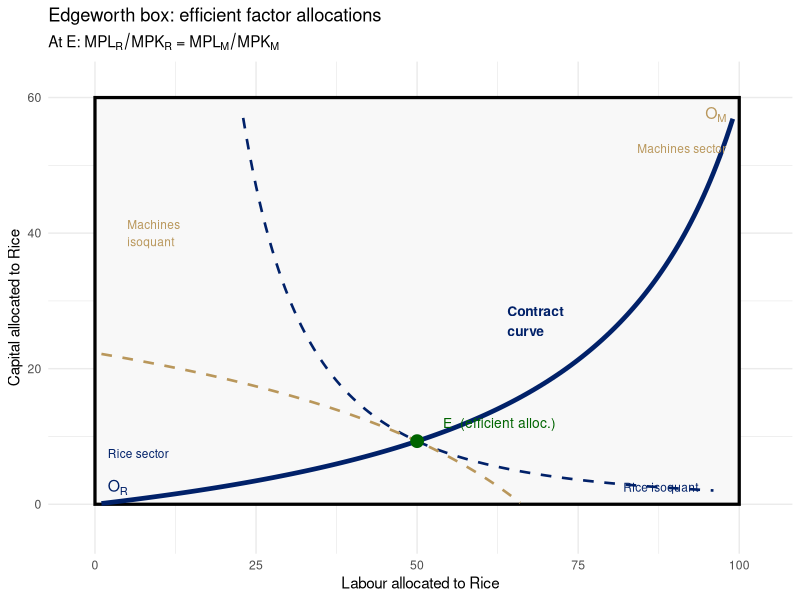
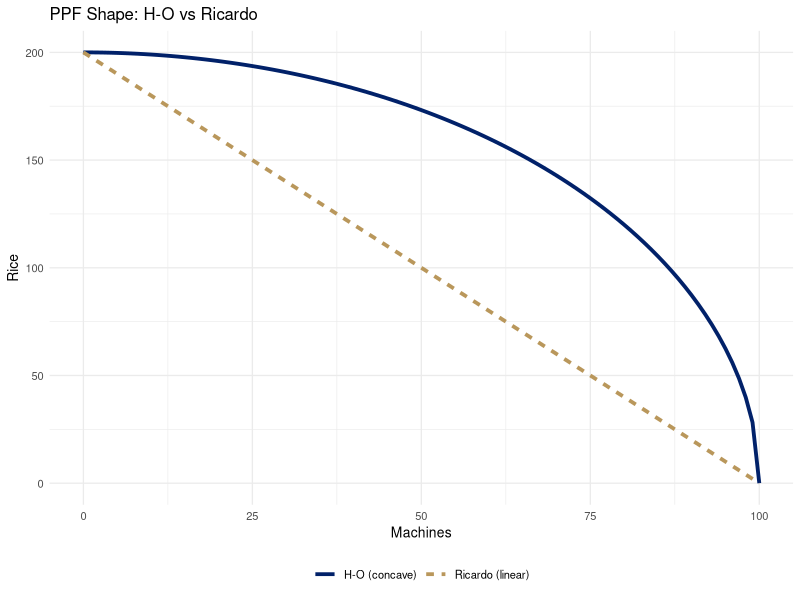
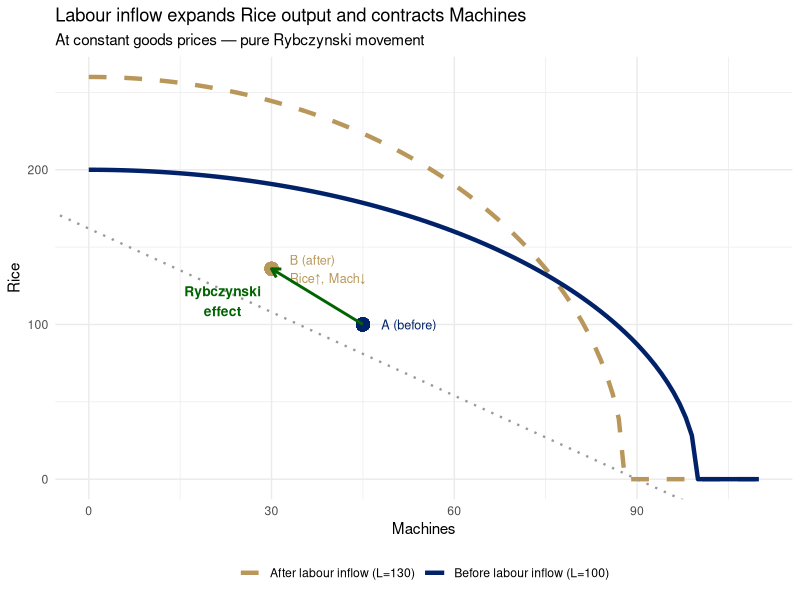
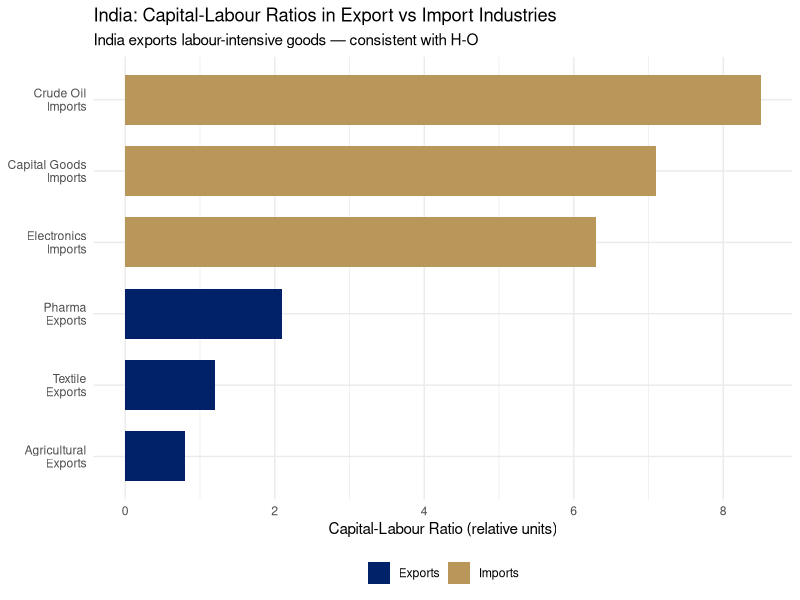
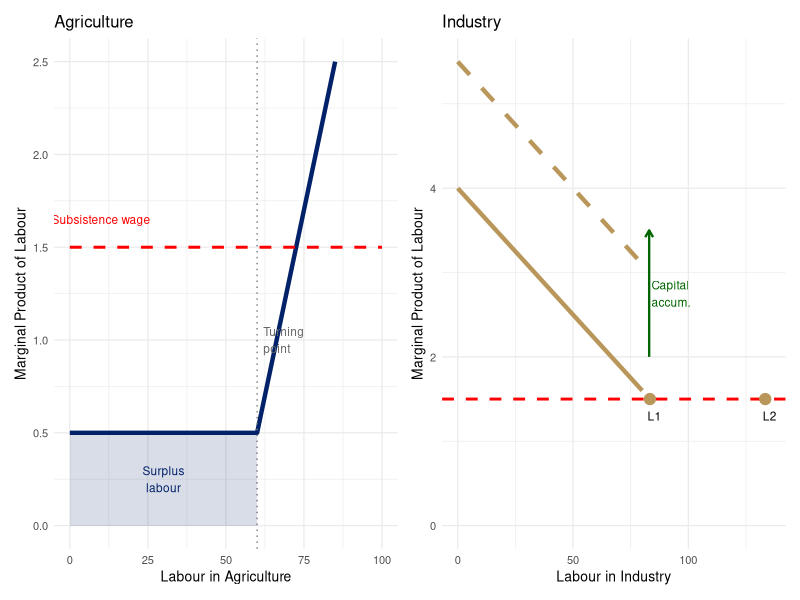

Source code (R) for these figures, in order:
## ---- chunk 1
#| label: setup
#| include: false
library(ggplot2)
library(patchwork)
library(dplyr)
library(scales)
options(scipen=999)
theme_set(theme_minimal(base_size=11))
knitr::opts_chunk$set(echo = knitr::is_html_output())
## ---- chunk 2
#| label: fig-edgeworth
#| fig-cap: "Edgeworth Box: Efficient Factor Allocation Between Rice and Machines\nSource: Author's illustration."
#| fig-width: 7
#| fig-height: 5
library(ggplot2)

# Box: total Labour = 100, total Capital = 60
# Rice:     Q_R = L_R^0.7 * K_R^0.3  (labour-intensive)
# Machines: Q_M = L_M^0.3 * K_M^0.7  (capital-intensive)
# Contract curve from MRTS_R = MRTS_M => K_R = 540*L_R / (4900 - 40*L_R)
L_cc <- seq(1, 99, by = 0.5)
K_cc <- 540 * L_cc / (4900 - 40 * L_cc)

# Point E exactly on the contract curve at L_R = 50
L_E <- 50
K_E <- 540 * L_E / (4900 - 40 * L_E)   # = 9.31

# Rice isoquant through E
Q_R_E <- L_E^0.7 * K_E^0.3
iL_R  <- seq(23, 96, by = 0.5)
iK_R  <- (Q_R_E / iL_R^0.7)^(1 / 0.3)
df_R  <- subset(data.frame(L = iL_R, K = iK_R), K >= 0 & K <= 60)

# Machines isoquant through E (drawn in original coords)
Q_M_E <- (100 - L_E)^0.3 * (60 - K_E)^0.7
iLM   <- seq(34, 99, by = 0.5)
iKM   <- (Q_M_E / iLM^0.3)^(1 / 0.7)
df_M  <- subset(data.frame(L = 100 - iLM, K = 60 - iKM),
                K >= 0 & K <= 60 & L >= 0 & L <= 100)

ggplot() +
  annotate("rect", xmin = 0, xmax = 100, ymin = 0, ymax = 60,
           fill = "#f8f8f8", color = "black", linewidth = 1.1) +
  # Isoquants
  geom_line(data = df_R, aes(x = L, y = K),
            color = "#012169", linewidth = 0.9, linetype = "dashed") +
  geom_line(data = df_M, aes(x = L, y = K),
            color = "#B9975B", linewidth = 0.9, linetype = "dashed") +
  # Contract curve
  geom_line(data = data.frame(L = L_cc, K = K_cc), aes(x = L, y = K),
            color = "#012169", linewidth = 1.6) +
  # Efficient allocation E
  geom_point(aes(x = L_E, y = K_E), size = 4, color = "darkgreen") +
  annotate("text", x = 54, y = 12, hjust = 0, size = 3.5,
           label = "E  (efficient alloc.)", color = "darkgreen") +
  # Rice origin
  annotate("text", x = 2, y = 2.5, hjust = 0, size = 4, fontface = "bold",
           label = "O[R]", parse = TRUE, color = "#012169") +
  annotate("text", x = 2, y = 7.5, hjust = 0, size = 3,
           label = "Rice sector", color = "#012169") +
  # Machines origin
  annotate("text", x = 98, y = 57.5, hjust = 1, size = 4, fontface = "bold",
           label = "O[M]", parse = TRUE, color = "#B9975B") +
  annotate("text", x = 98, y = 52.5, hjust = 1, size = 3,
           label = "Machines sector", color = "#B9975B") +
  # Isoquant labels
  annotate("text", x = 82, y = 2.5, hjust = 0, size = 3,
           label = "Rice isoquant", color = "#012169") +
  annotate("text", x = 5, y = 40, hjust = 0, size = 3,
           label = "Machines\nisoquant", color = "#B9975B") +
  # Contract curve label
  annotate("text", x = 64, y = 27, hjust = 0, size = 3.5, fontface = "bold",
           label = "Contract\ncurve", color = "#012169") +
  labs(
    title    = "Edgeworth box: efficient factor allocations",
    subtitle = expression(paste("At E: ", MPL[R]/MPK[R], " = ", MPL[M]/MPK[M])),
    x        = "Labour allocated to Rice",
    y        = "Capital allocated to Rice"
  ) +
  coord_cartesian(xlim = c(-2, 103), ylim = c(-4, 62)) +
  theme_minimal(base_size = 11)
## ---- chunk 3
#| fig-width: 5
#| fig-height: 4
library(ggplot2)

M_seq <- seq(0, 100, by=1)
R_HO  <- 200 * sqrt(1 - (M_seq/100)^2)  # concave (H-O)
R_Ric <- 200 - 2*M_seq                    # linear (Ricardo)
R_Ric <- pmax(0, R_Ric)

df_ppf2 <- data.frame(
  M = c(M_seq, M_seq),
  R = c(R_HO, R_Ric),
  model = rep(c("H-O (concave)", "Ricardo (linear)"), each=101)
)

ggplot(df_ppf2, aes(x=M, y=R, color=model, linetype=model)) +
  geom_line(linewidth=1.3) +
  scale_color_manual(values=c("H-O (concave)"="#012169",
                               "Ricardo (linear)"="#B9975B")) +
  labs(title="PPF Shape: H-O vs Ricardo",
       x="Machines", y="Rice", color=NULL, linetype=NULL) +
  theme_minimal(base_size=10) +
  theme(legend.position="bottom")
## ---- chunk 4
#| label: fig-rybczynski
#| fig-cap: "Rybczynski Effect: Labour Inflow Shifts PPF\nSource: Author's illustration."
#| fig-width: 7
#| fig-height: 5
library(ggplot2)

M_seq       <- seq(0, 110, by=1)
rice_before <- pmax(0, 200 * sqrt(pmax(0, 1 - (M_seq/100)^2)))
rice_after  <- pmax(0, 260 * sqrt(pmax(0, 1 - (M_seq/88)^2)))

df_ryb <- data.frame(
  M    = c(M_seq, M_seq),
  Rice = c(rice_before, rice_after),
  period = rep(c("Before labour inflow (L=100)",
                 "After labour inflow (L=130)"), each=length(M_seq))
)

ggplot(df_ryb, aes(x=M, y=Rice, color=period, linetype=period)) +
  geom_line(linewidth=1.5) +
  # Price line (slope = constant P_R/P_M)
  geom_abline(slope=-1.8, intercept=162, color="grey60",
              linetype="dotted", linewidth=0.8) +
  # Point A (before)
  geom_point(aes(x=45, y=100), inherit.aes=FALSE,
             color="#012169", size=4) +
  annotate("text", x=48, y=100, label="A (before)",
           hjust=0, size=3.2, color="#012169") +
  # Point B (after) — same price line, more Rice, less M
  geom_point(aes(x=30, y=136), inherit.aes=FALSE,
             color="#B9975B", size=4) +
  annotate("text", x=33, y=136, label="B (after)\nRice↑, Mach↓",
           hjust=0, size=3.2, color="#B9975B") +
  annotate("segment", x=45, y=100, xend=30, yend=136,
           arrow=arrow(length=unit(0.25,"cm")),
           color="darkgreen", linewidth=1) +
  annotate("text", x=22, y=115,
           label="Rybczynski\neffect", color="darkgreen",
           size=3.5, hjust=0.5, fontface="bold") +
  scale_color_manual(values=c(
    "Before labour inflow (L=100)"="#012169",
    "After labour inflow (L=130)" ="#B9975B")) +
  scale_linetype_manual(values=c(
    "Before labour inflow (L=100)"="solid",
    "After labour inflow (L=130)" ="dashed")) +
  labs(title="Labour inflow expands Rice output and contracts Machines",
       subtitle="At constant goods prices — pure Rybczynski movement",
       x="Machines", y="Rice", color=NULL, linetype=NULL) +
  theme_minimal(base_size=11) +
  theme(legend.position="bottom")
## ---- chunk 5
#| label: fig-leontief
#| fig-cap: "Factor Intensity of India's Exports vs Imports (illustrative)\nSource: Author's illustration based on DGCI&S / World Bank data."
#| fig-width: 8
#| fig-height: 4.5
library(ggplot2)

df_leo <- data.frame(
  category = c("Agricultural\nExports", "Textile\nExports",
                "Pharma\nExports", "Capital Goods\nImports",
                "Electronics\nImports", "Crude Oil\nImports"),
  KL_ratio = c(0.8, 1.2, 2.1, 7.1, 6.3, 8.5),
  type = c("Exports","Exports","Exports","Imports","Imports","Imports")
)
df_leo$category <- factor(df_leo$category,
                           levels=df_leo$category[order(df_leo$KL_ratio)])

ggplot(df_leo, aes(x=category, y=KL_ratio, fill=type)) +
  geom_col(width=0.7) +
  scale_fill_manual(values=c("Exports"="#012169", "Imports"="#B9975B")) +
  coord_flip() +
  labs(title="India: Capital-Labour Ratios in Export vs Import Industries",
       subtitle="India exports labour-intensive goods — consistent with H-O",
       x=NULL, y="Capital-Labour Ratio (relative units)", fill=NULL) +
  theme_minimal(base_size=11) +
  theme(legend.position="bottom")
## ---- chunk 6
#| label: fig-lewis
#| fig-cap: "Lewis Model: Surplus Labour Transfer and Structural Transformation\nSource: Author's illustration after Lewis (1954)."
#| fig-width: 9
#| fig-height: 5
library(ggplot2)
library(patchwork)

# Agriculture: flat MPL (surplus labour) then rising
L_agri <- seq(0, 100, by=1)
MPL_agri <- ifelse(L_agri <= 60, 0.5, 0.5 + 0.08*(L_agri - 60))
subsistence <- rep(1.5, 101)

p_agri <- ggplot(data.frame(L=L_agri, MPL=MPL_agri, sub=subsistence)) +
  geom_line(aes(x=L, y=MPL), color="#012169", linewidth=1.5) +
  geom_line(aes(x=L, y=sub), color="red", linewidth=1, linetype="dashed") +
  geom_vline(xintercept=60, linetype="dotted", color="grey50") +
  annotate("text", x=62, y=1.0,
           label="Turning\npoint", size=3, color="grey40", hjust=0) +
  annotate("text", x=10, y=1.65,
           label="Subsistence wage", color="red", size=3) +
  annotate("rect", xmin=0, xmax=60, ymin=0, ymax=0.5,
           alpha=0.15, fill="#012169") +
  annotate("text", x=30, y=0.25,
           label="Surplus\nlabour", size=3, color="#012169", hjust=0.5) +
  labs(title="Agriculture",
       x="Labour in Agriculture", y="Marginal Product of Labour") +
  theme_minimal(base_size=10) +
  ylim(0, 2.5)

# Industry: upward-sloping demand for labour
L_ind <- seq(0, 80, by=1)
MPL_ind0 <- 4.0 - 0.03*L_ind   # initial
MPL_ind1 <- 5.5 - 0.03*L_ind   # after capital accumulation

p_ind <- ggplot() +
  geom_line(data=data.frame(L=L_ind, MPL=MPL_ind0),
            aes(x=L, y=MPL), color="#B9975B", linewidth=1.5) +
  geom_line(data=data.frame(L=L_ind, MPL=MPL_ind1),
            aes(x=L, y=MPL), color="#B9975B", linewidth=1.5, linetype="dashed") +
  geom_hline(yintercept=1.5, color="red", linetype="dashed", linewidth=1) +
  annotate("segment", x=83, y=2.0, xend=83, yend=3.5,
           arrow=arrow(length=unit(0.2,"cm")),
           color="darkgreen", linewidth=0.8) +
  annotate("text", x=84, y=2.75, label="Capital\naccum.", size=3,
           color="darkgreen", hjust=0) +
  geom_point(aes(x=(4.0-1.5)/0.03, y=1.5), size=3.5, color="#B9975B") +
  geom_point(aes(x=(5.5-1.5)/0.03, y=1.5), size=3.5, color="#B9975B") +
  annotate("text", x=(4.0-1.5)/0.03 + 2, y=1.3,
           label="L1", size=3) +
  annotate("text", x=(5.5-1.5)/0.03 + 2, y=1.3,
           label="L2", size=3) +
  labs(title="Industry",
       x="Labour in Industry", y="Marginal Product of Labour") +
  theme_minimal(base_size=10) +
  ylim(0, 5.5)

p_agri + p_ind
